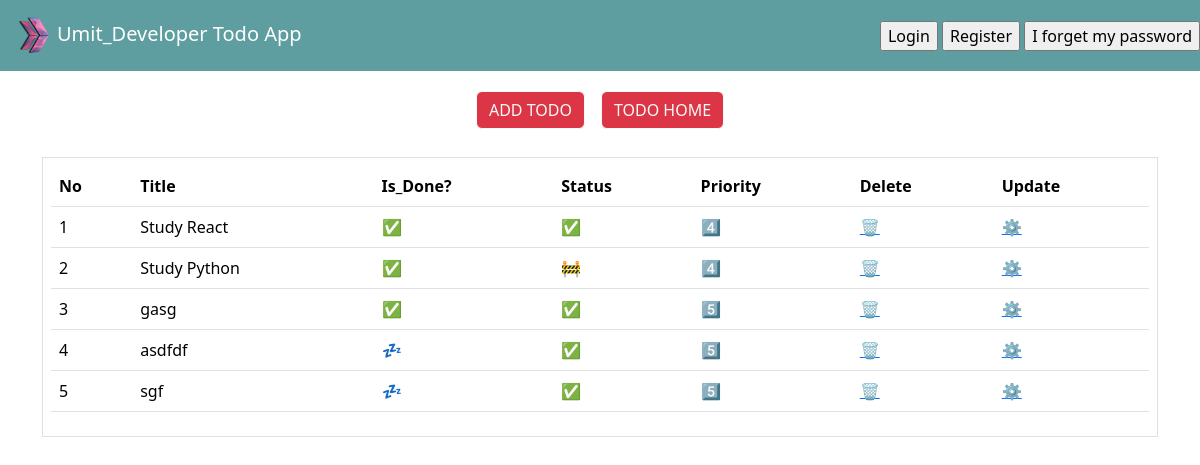
The page /todo/list_direct/ on the database its author committed.
### todo/models.py (models this page shows, shortened)
class Todo(models.Model):
    title = models.CharField(max_length=70)
    description = models.TextField()
    is_done = models.BooleanField(default=False)
    status = models.CharField(max_length=2, choices=status_choices)
    priority = models.CharField(max_length=2, choices=priority_choices)
    created_date = models.DateTimeField(auto_now_add=True)
    updated_date = models.DateTimeField(auto_now=True)

### todo/templates/todo/todo_list.html (shortened to what this page needs)
{% extends "todo/base.html" %}
{% block content %}
<div class="col-lg-1 mx-auto p-1 mt-3 d-flex justify-content-center">
  <a href="{% url 'todo:add' %}" target="_blank" class="mx-2">
      <input type="submit" value="ADD TODO" class="btn btn-danger btn-outline-light">
  </a>
  <a href="{% url 'todo:home' %}" class="mx-2">
      <input type="submit" value="TODO HOME" class="btn btn-danger btn-outline-light">
  </a>
</div>
<div class="container pt-4">
  <div class="col">
    <div class="border">
      {% if todos|length == 0 %}
      <div class="p-4">
        <br>
        <br>
        <div class="alert alert-danger text-center">
          <p class="" style="font-size: 30px;">ToDo Lists</p>
        </div>
        <br>
        <br>
      </div>
      {%else%}
      <div class="p-2">
        <table class="table table-hover">
          <thead>
            <tr>
              <th>No</th>
              <th>Title</th>
              <th>Is_Done?</th>
              <th>Status</th>
              <th>Priority</th>
              <th>Delete</th>
              <th>Update</th>
            </tr>
          </thead>
          <tbody>
            {% for todo in todos%}
              <tr>
                <td>{{forloop.counter}}</td>
                <td>{{todo.title}}</td>
                {% if todo.is_done == True %}
                  <td>
                    ✅
                  </td>
                {% else %}
                  <td>
                    💤
                  </td>
                {% endif %}
                {% if todo.status == 'C'%}
                  <td>
                    ✅
                  </td>
                {% elif todo.status == 'I'%}
                  <td>
                    🚧
                  </td>
                {% elif todo.status == 'P'%}
                  <td>
                    💤
                  </td>
                {%endif%}
                <td>
                  {% if todo.priority == '1'%}
                    1️⃣
                  {%elif todo.priority == '2'%}
                    2️⃣
                  {%elif todo.priority == '3'%}
                    3️⃣
                  {%elif todo.priority == '4'%}
                    4️⃣
                  {%elif todo.priority == '5'%}
                    5️⃣
                  {%endif%}
                </td>
                <td>
                  <a href="{% url 'todo:delete' todo.id %}" target="_blank" title="Delete" class="">🗑️</a>
                </td>
                <td>
                  <a href="{% url 'todo:update' todo.id %}" target="_blank"  class="">⚙️</a>
                </td>
              </tr>
            {% endfor %}
          </tbody>
        </table>
      </div>
      {%endif%}
    </div>
  </div>
</div>
{% endblock content %}

### todo/templates/todo/base.html (shortened to what this page needs)
{% load static %}
<!DOCTYPE html>
<html lang="en">
<head>
    <link href="https://cdn.jsdelivr.net/npm/bootstrap@5.3.3/dist/css/bootstrap.min.css" rel="stylesheet">
    <link rel="stylesheet" href="{% static 'todo/css/stylee.css' %}">
</head>
<body>
    <nav class="navbar navbar-expand-lg navbar navbar-dark">
        <div class="container-fluid">
            <a class="navbar-brand" href="/">
            <img src="{% static 'todo/images/cw_logo.png' %}" alt="Hi!" width="45" height="45">Umit_Developer Todo App</a>
        </div>
        <div class="col-auto ms-auto">
            {% if user.is_authenticated %}
            <div class="d-flex">
                <form method="POST" action="{% url 'logout' %}">
                    {% csrf_token %}
                    <button type="submit">Logout</button>
                </form>
                <a href="{% url 'user_example:password_change' %}"><input type="submit" value="Password Change"></a>
                {% comment %}
                <a href="{% url 'user_example:special' %}"><input type="submit" value="Special"></a>
                {% endcomment %}
            </div>
            {% else %}
            <a href="{% url 'login' %}"><input type="submit" value="Login"></a>
            <a href="{% url 'user_example:register' %}"><input type="submit" value="Register"></a>
            <a href="{% url 'password_reset' %}"><input type="submit" value="I forget my password"></a>
            {% endif %}
        </div>
    </nav>
    {% block content %}
    {% endblock content %}
</body>
</html>

### todo/static/todo/css/stylee.css (style rules this page uses)
.navbar { background-color: cadetblue; }
.container { display: flex; justify-content: space-evenly; align-items: center; }
body { background-image: url(https://cdn.pixabay.com/photo/2017/01/24/03/53/plant-2004483__480.jpg); background-size: cover; background-repeat: no-repeat; }

### rows shown on the page
Todo: title "Study React", priority "4️⃣"
Todo: title "Study Python", priority "4️⃣"
Todo: title "gasg", priority "5️⃣"
Todo: title "asdfdf", priority "5️⃣"
Todo: title "sgf", priority "5️⃣"
